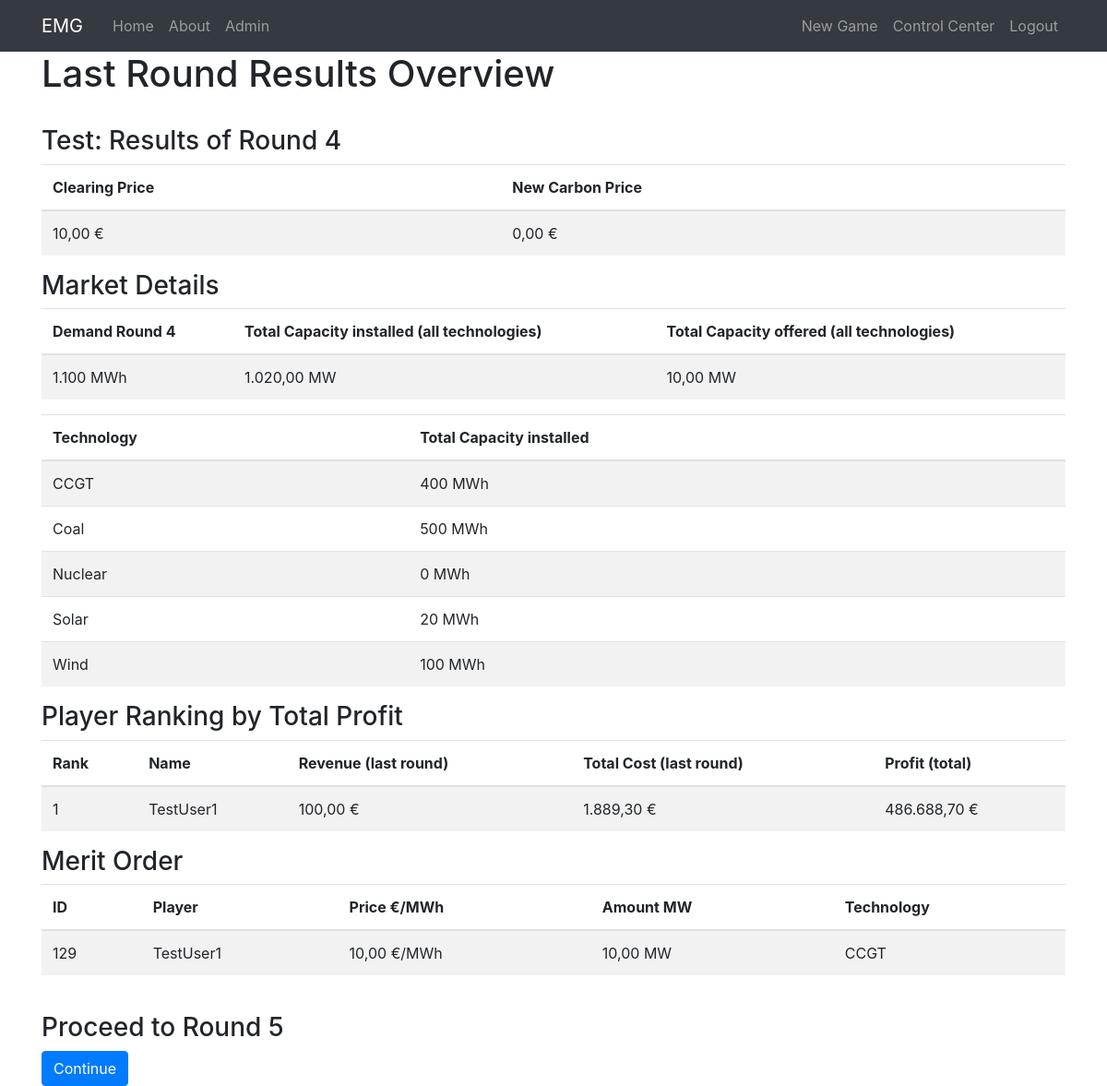
The page /overview/ (signed in) on the database its author committed.
### game/models.py (models this page shows, shortened)
class sessions(models.Model):
    name = models.CharField(max_length=30, unique=True)
    ready = models.BooleanField(default=False)
    variables = models.CharField(max_length=30, default='game_variables')
    final = models.BooleanField(default=False)
    def __str__(self):
        return str(self.name)

class settings(models.Model):
    name = models.CharField(max_length=30)
    value = models.DecimalField(decimal_places=2, max_digits=20)
    game = models.ForeignKey(sessions, on_delete=models.CASCADE, to_field="name")

class backup(models.Model):
    game = models.ForeignKey(sessions, on_delete=models.CASCADE, to_field="name")
    name = models.CharField(max_length=30)
    value = models.DecimalField(decimal_places=2, max_digits=20, null=True)

class tech(models.Model):
    technology = models.CharField(max_length=30, unique=True)
    capacity = models.IntegerField(default=0)
    investment_cost = models.IntegerField()
    build_time = models.IntegerField()
    operation_time = models.PositiveIntegerField()
    fixed_cost = models.PositiveIntegerField(default=0)
    fuel_cost = models.DecimalField(decimal_places=2, max_digits=10)
    carbon_content = models.DecimalField(decimal_places=2, max_digits=10)
    default_amount = models.PositiveIntegerField(default=0)
    def __str__(self):
        return str(self.technology)

### users/models.py (models this page shows, shortened)
class Profile(models.Model):
    user = models.ForeignKey(User, on_delete=models.CASCADE) # User und Profile habe 1-zu-1 Beziehung und User is Fremdschlüssel; Beim Löschen des Users wird auch Profile gelöscht
    budget = models.DecimalField(decimal_places=2, max_digits=100, default=0.00)
    revenue = models.DecimalField(decimal_places=2, max_digits=100, default=0.00)
    profit = models.DecimalField(decimal_places=2, max_digits=100, default=0.00)
    total_cost = models.DecimalField(decimal_places=2, max_digits=100, default=0.00)
    joined_game = models.ForeignKey(sessions, on_delete=models.SET_NULL, to_field="name", db_column="name", blank=True, null=True)
    ready = models.BooleanField(default=False)

class bids_meritorder(models.Model):
    user = models.ForeignKey(User, on_delete=models.CASCADE)
    technology  = models.ForeignKey(tech, on_delete=models.CASCADE, to_field="technology", db_column="technology")
    price = models.DecimalField(decimal_places=2, max_digits=10)  # €/MWh
    amount = models.DecimalField(decimal_places=2, max_digits=10)  # MW

### users/views.py (the view, shortened to what this page needs)
# urls.py: path('overview/', user_views.overview, name='users-overview'),
@login_required
def overview(request):
    profile = Profile.objects.get(user_id = request.user.id)
    if request.user.is_staff:
        if profile.joined_game is not None:
            joined_game = sessions.objects.get(name = profile.joined_game)
            round = settings.objects.values_list('value', flat=True).get(name='round', game = joined_game)
            if round > 1:
                joined_players = Profile.objects.filter(joined_game = joined_game)
                clearing_price = settings.objects.get(name = 'clearing_price', game = joined_game).value
                carbon_price = settings.objects.get(name = 'carbon_price', game = joined_game).value
                merit_order = bids_meritorder.objects.filter(user_id__in = joined_players.values_list('user_id', flat=True)).select_related('user').order_by('price')
                not_staff = User.objects.filter(is_staff=False)
                players_ranking = joined_players.select_related('user').filter(user_id__in = not_staff).order_by('-profit')
                player_count = len(joined_players.select_related('user').filter(user_id__in = not_staff).values_list('id', flat=True))
                demand_minus_one = demand_cf.objects.get(round = round, key = joined_game.variables).demand * player_count
                backup_set = backup.objects.filter(game = joined_game)
                total_tech_cap = {}
                for t in tech.objects.all().values_list('technology', flat=True):
                    total_tech_cap[t] = backup_set.get(name = f'total_installed_{t}').value
            else:
                messages.warning(request, f'Overview available after the first Round!')
                return redirect('users-staff_profile')
        else:
            messages.warning(request, f'Please create or host a Game!')
            return redirect('users-staff_new_game')
    context = {
        "title": "Overview",
        'clearing_price': clearing_price,
        'players_ranking': players_ranking,
        'game': joined_game,
        'merit_order': merit_order,
        'accepted_bids': merit_order.filter(user_id = request.user),
        'profile': profile,
        'round': round,
        'last_round': round - 1,
        'carbon_price': carbon_price,
        'demand_minus_one': demand_minus_one,
        'total_bid_capacity': backup_set.get(name = 'total_bid_capacity').value,
        'total_installed_capacity': backup_set.get(name = 'total_installed_capacity').value,
        'total_tech_cap': total_tech_cap,
    }
    return render(request,'users/overview.html', context)

### users/templates/users/overview.html (shortened to what this page needs)
{% extends "game/base.html" %}
{% load custom_tags %}
{% load crispy_forms_tags %}
{% block content %}
{% if not game.final %}
<h1>Last Round Results Overview</h1>
{% elif game.final %}
<h1>Final Round Results Overview</h1>
{% endif %}
<br>
<h3>{{ game.name }}: Results of Round {{ last_round|floatformat:0 }}</h3>
    <table class="table table-striped">
        <thead>
            <tr>
                <th scope="col">Clearing Price</th>
                <th scope="col">New Carbon Price</th>
            </tr>
        </thead>
        <tbody>
            <tr scope="row">
                <td>{{ clearing_price }} €</td>
                <td>{{ carbon_price }} €</td>
            </tr>
        </tbody>
    </table>
    <h3>Market Details</h3>
    <table class="table table-striped">
        <thead>
            <tr>
                <th scope="col">Demand Round {{ last_round|floatformat:0 }}</th>
                <th scope="col">Total Capacity installed (all technologies)</th>
                {% if user.is_staff %}
                <th scope="col">Total Capacity offered (all technologies)</th>
                {% endif %}
            </tr>
        </thead>
        <tbody>
            <tr scope="row">
                <td>{{ demand_minus_one }} MWh</td>
                <td>{{ total_installed_capacity }} MW</td>
                {% if user.is_staff %}
                <td>{{ total_bid_capacity }} MW</td>
                {% endif %}
            </tr>
        </tbody>
    </table>
    <table class="table table-striped">
        <thead>
            <tr>
                <th scope="col">Technology</th>
                <th scope="col">Total Capacity installed</th>
            </tr>
        </thead>
        <tbody>
            {% for key, value in total_tech_cap.items %}
            <tr scope="row">
                <td>{{ key }}</td>
                <td>{{ value|floatformat:0 }} MWh</td>
            </tr>
            {% endfor %}
        </tbody>
    </table>
    <h3>{% if game.final %}Final{% endif %} Player Ranking by Total Profit</h3>
    <table class="table table-striped">
        <thead>
            <tr>
                <th scope="col">Rank</th>
                <th scope="col">Name</th>
                <th scope="col">Revenue (last round)</th>
                <th scope="col">Total Cost (last round)</th>
                <th scope="col">Profit (total)</th>
            </tr>
        </thead>
        <tbody>
            {% for p in players_ranking %}
            <tr scope="row">
                <td>{{ forloop.counter }}</td>
                <td>{{ p.user.username }}</td>
                <td>{{ p.revenue }} €</td>
                <td>{{ p.total_cost }} €</td>
                <td>{{ p.profit }} €</td>
            </tr>
            {% endfor %}
        </tbody>
    </table>
    {% if user.is_staff %}
    <h3>Merit Order</h3>
    <table class="table table-striped">
        <thead>
            <tr>
                <th scope="col">ID</th>
                <th scope="col">Player</th>
                <th scope="col">Price €/MWh</th>
                <th scope="col">Amount MW</th>
                <th scope="col">Technology</th>
            </tr>
        </thead>
        <tbody>
            {% for bid in merit_order %}
            <tr scope="row">
                <td>{{ bid.id }}</td>
                <td>{{ bid.user.username }}</td>
                <td>{{ bid.price }} €/MWh</td>
                <td>{{ bid.amount }} MW</td>
                <td>{{ bid.technology }}</td>
            </tr>
            {% endfor %}
        </tbody>
    </table>
    {% endif %}
<br>
{% if not game.final %}
<h3>Proceed to Round {{ round|floatformat }}</h3>
<a  href="{% url 'users-profile' %}" class="btn btn-primary" role="button">Continue</a>
{% endif %}
{% endblock content%}

### rows shown on the page
sessions: name "Test"
settings: value "10,00"
settings: value "0,00"
backup: value "1.020,00"
backup: value "10,00"
backup: total_tech_cap "400"
backup: total_tech_cap "500"
backup: total_tech_cap "0"
backup: total_tech_cap "20"
backup: total_tech_cap "100"
Profile: user.username "TestUser1", revenue "100,00", total_cost "1.889,30", profit "486.688,70"
bids_meritorder: id "129", user.username "TestUser1", price "10,00", amount "10,00", technology "CCGT"

### other values the page prints
{{ last_round|floatformat:0 }} "4"
{{ demand_minus_one }} "1.100"
{{ key }} "CCGT" "Coal" "Nuclear" "Solar" "Wind"
{{ round|floatformat }} "5"
